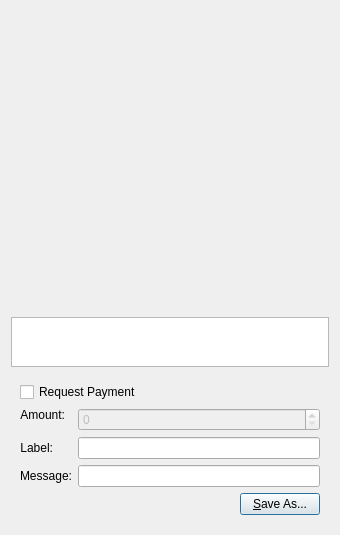
<?xml version="1.0" encoding="UTF-8"?>
<ui version="4.0">
 <class>TokenUI</class>
 <widget class="QDialog" name="TokenUI">
  <property name="geometry">
   <rect>
    <x>0</x>
    <y>0</y>
    <width>340</width>
    <height>530</height>
   </rect>
  </property>
  <property name="windowTitle">
   <string>Token Creation UI</string>
  </property>
  <layout class="QVBoxLayout" name="verticalLayout_3">
   <item>
    <widget class="QLabel" name="lblTokenUI">
     <property name="sizePolicy">
      <sizepolicy hsizetype="Expanding" vsizetype="Expanding">
       <horstretch>0</horstretch>
       <verstretch>0</verstretch>
      </sizepolicy>
     </property>
     <property name="minimumSize">
      <size>
       <width>300</width>
       <height>300</height>
      </size>
     </property>
     <property name="textFormat">
      <enum>Qt::PlainText</enum>
     </property>
     <property name="alignment">
      <set>Qt::AlignCenter</set>
     </property>
     <property name="wordWrap">
      <bool>true</bool>
     </property>
    </widget>
   </item>
   <item>
    <widget class="QPlainTextEdit" name="outUri">
     <property name="sizePolicy">
      <sizepolicy hsizetype="Expanding" vsizetype="Minimum">
       <horstretch>0</horstretch>
       <verstretch>0</verstretch>
      </sizepolicy>
     </property>
     <property name="minimumSize">
      <size>
       <width>0</width>
       <height>50</height>
      </size>
     </property>
     <property name="tabChangesFocus">
      <bool>true</bool>
     </property>
     <property name="textInteractionFlags">
      <set>Qt::TextSelectableByKeyboard|Qt::TextSelectableByMouse</set>
     </property>
    </widget>
   </item>
   <item>
    <widget class="QWidget" name="widget" native="true">
     <layout class="QVBoxLayout" name="verticalLayout_2">
      <item>
       <widget class="QCheckBox" name="chkReqPayment">
        <property name="enabled">
         <bool>true</bool>
        </property>
        <property name="text">
         <string>Request Payment</string>
        </property>
       </widget>
      </item>
      <item>
       <layout class="QFormLayout" name="formLayout">
        <property name="fieldGrowthPolicy">
         <enum>QFormLayout::AllNonFixedFieldsGrow</enum>
        </property>
        <item row="1" column="0">
         <widget class="QLabel" name="lblLabel">
          <property name="text">
           <string>Label:</string>
          </property>
          <property name="textFormat">
           <enum>Qt::PlainText</enum>
          </property>
          <property name="alignment">
           <set>Qt::AlignRight|Qt::AlignTrailing|Qt::AlignVCenter</set>
          </property>
          <property name="buddy">
           <cstring>lnLabel</cstring>
          </property>
         </widget>
        </item>
        <item row="1" column="1">
         <widget class="QLineEdit" name="lnLabel"/>
        </item>
        <item row="2" column="0">
         <widget class="QLabel" name="lblMessage">
          <property name="text">
           <string>Message:</string>
          </property>
          <property name="textFormat">
           <enum>Qt::PlainText</enum>
          </property>
          <property name="alignment">
           <set>Qt::AlignRight|Qt::AlignTrailing|Qt::AlignVCenter</set>
          </property>
          <property name="buddy">
           <cstring>lnMessage</cstring>
          </property>
         </widget>
        </item>
        <item row="2" column="1">
         <widget class="QLineEdit" name="lnMessage"/>
        </item>
        <item row="0" column="0">
         <widget class="QLabel" name="lblAmount">
          <property name="sizePolicy">
           <sizepolicy hsizetype="Preferred" vsizetype="Maximum">
            <horstretch>0</horstretch>
            <verstretch>0</verstretch>
           </sizepolicy>
          </property>
          <property name="text">
           <string>Amount:</string>
          </property>
          <property name="textFormat">
           <enum>Qt::PlainText</enum>
          </property>
          <property name="alignment">
           <set>Qt::AlignRight|Qt::AlignTrailing|Qt::AlignVCenter</set>
          </property>
          <property name="buddy">
           <cstring>lnReqAmount</cstring>
          </property>
         </widget>
        </item>
        <item row="0" column="1">
         <widget class="KonjungateAmountField" name="lnReqAmount">
          <property name="enabled">
           <bool>false</bool>
          </property>
          <property name="minimumSize">
           <size>
            <width>80</width>
            <height>0</height>
           </size>
          </property>
         </widget>
        </item>
       </layout>
      </item>
      <item>
       <layout class="QHBoxLayout" name="horizontalLayout">
        <item>
         <spacer name="horizontalSpacer">
          <property name="orientation">
           <enum>Qt::Horizontal</enum>
          </property>
          <property name="sizeHint" stdset="0">
           <size>
            <width>40</width>
            <height>20</height>
           </size>
          </property>
         </spacer>
        </item>
        <item>
         <widget class="QPushButton" name="btnSaveAs">
          <property name="text">
           <string>&amp;Save As...</string>
          </property>
         </widget>
        </item>
       </layout>
      </item>
     </layout>
    </widget>
   </item>
  </layout>
 </widget>
 <customwidgets>
  <customwidget>
   <class>KonjungateAmountField</class>
   <extends>QSpinBox</extends>
   <header>bitcoinamountfield.h</header>
  </customwidget>
 </customwidgets>
 <resources/>
 <connections>
  <connection>
   <sender>chkReqPayment</sender>
   <signal>clicked(bool)</signal>
   <receiver>lnReqAmount</receiver>
   <slot>setEnabled(bool)</slot>
   <hints>
    <hint type="sourcelabel">
     <x>92</x>
     <y>285</y>
    </hint>
    <hint type="destinationlabel">
     <x>98</x>
     <y>311</y>
    </hint>
   </hints>
  </connection>
 </connections>
</ui> 
